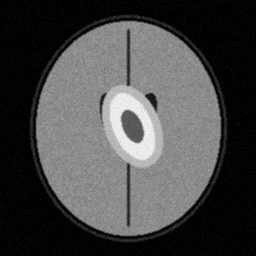
#> input picture dataset/samples/Glioma/glioma_axial_001.png, 256 x 256 px
$ python -i preprocessing.py   (imports and definitions only)
#> lines starting #> are read from the running program, lines starting #| are printed output that depends on the picture
"""
Image Preprocessing Pipeline for Brain MRI Images
According to Section 3.5 (Algorithm Step 3) and Figure 5:
- Noise removal (Gaussian / Median filtering)
- Intensity Normalization (Min-Max normalization [0, 1])
- Contrast Enhancement (CLAHE - Contrast Limited Adaptive Histogram Equalization)
- Image Resizing (Standard input dimensions)
- Data Augmentation (Rotation, Flipping)
"""

import cv2
import numpy as np
from PIL import Image


class MRIPreprocessor:
    """
    Standardized MRI Preprocessing Pipeline as outlined in the research paper.
    """

    def __init__(
        self,
        target_size=(224, 224),
        apply_clahe=True,
        clahe_clip_limit=2.0,
        clahe_tile_grid_size=(8, 8),
        noise_filter="median",
        median_kernel=3,
        gaussian_kernel=(5, 5),
    ):
#> in preprocess, img is the input picture: shape (256, 256, 3); min 0, max 250, mean 70.9
        self.target_size = target_size
        self.apply_clahe = apply_clahe
        self.clahe = cv2.createCLAHE(
            clipLimit=clahe_clip_limit, tileGridSize=clahe_tile_grid_size
        )
        self.noise_filter = noise_filter
        self.median_kernel = median_kernel
        self.gaussian_kernel = gaussian_kernel

    def remove_noise(self, image: np.ndarray) -> np.ndarray:
        """
        Removes acquisition noise from MRI scans.
        """
        if self.noise_filter == "median":
            return cv2.medianBlur(image, self.median_kernel)
        elif self.noise_filter == "gaussian":
            return cv2.GaussianBlur(image, self.gaussian_kernel, 0)
        elif self.noise_filter == "bilateral":
            return cv2.bilateralFilter(image, 9, 75, 75)
        return image

    def enhance_contrast(self, image: np.ndarray) -> np.ndarray:
        """
        Applies Contrast Limited Adaptive Histogram Equalization (CLAHE)
        to improve visibility of tumor boundaries against soft tissues.
        """
        if not self.apply_clahe:
            return image

        if len(image.shape) == 2:
            return self.clahe.apply(image)
        elif len(image.shape) == 3:
            # Convert to LAB color space, apply CLAHE on L-channel
            lab = cv2.cvtColor(image, cv2.COLOR_RGB2LAB)
#> lab: shape (256, 256, 3); mean of channels 0, 1, 2 74.2, 128, 128
            l, a, b = cv2.split(lab)
#> a: shape (256, 256); every value is 128
            l_enhanced = self.clahe.apply(l)
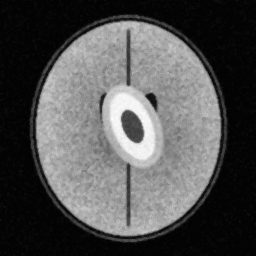
#> l_enhanced: shape (256, 256); min 2, max 251, mean 81.4
            lab_enhanced = cv2.merge((l_enhanced, a, b))
#> lab_enhanced: shape (256, 256, 3); mean of channels 0, 1, 2 81.4, 128, 128
            return cv2.cvtColor(lab_enhanced, cv2.COLOR_LAB2RGB)
        return image

    def normalize_intensity(self, image: np.ndarray) -> np.ndarray:
        """
        Normalizes pixel intensity to [0.0, 1.0] range.
        """
        image_float = image.astype(np.float32)
        min_val = np.min(image_float)
#> min_val = 3
        max_val = np.max(image_float)
#> max_val = 250
        if max_val - min_val > 1e-6:
            normalized = (image_float - min_val) / (max_val - min_val)
        else:
            normalized = np.zeros_like(image_float)
        return normalized

    def resize_image(self, image: np.ndarray) -> np.ndarray:
        """
        Resizes MRI scan to standard input dimensions (e.g. 224x224).
        """
        return cv2.resize(image, self.target_size, interpolation=cv2.INTER_LINEAR)

    def preprocess(self, image_input) -> dict:
        """
        Executes complete multi-stage preprocessing pipeline.
        Returns a dictionary containing intermediate and final steps.
        """
        # Load / convert to numpy array
        if isinstance(image_input, str):
            # File path
            img = cv2.imread(image_input)
            if img is None:
                raise ValueError(f"Could not load image from {image_input}")
            img_rgb = cv2.cvtColor(img, cv2.COLOR_BGR2RGB)
        elif isinstance(image_input, Image.Image):
            img_rgb = np.array(image_input.convert("RGB"))
        elif isinstance(image_input, np.ndarray):
            if len(image_input.shape) == 2:
                img_rgb = cv2.cvtColor(image_input, cv2.COLOR_GRAY2RGB)
            elif image_input.shape[2] == 3:
                img_rgb = image_input.copy()
            else:
                img_rgb = cv2.cvtColor(image_input, cv2.COLOR_RGBA2RGB)
        else:
            raise TypeError("Unsupported image input type")

        # Step 1: Denoise
        denoised = self.remove_noise(img_rgb)

        # Step 2: Contrast Enhancement (CLAHE)
        contrast_enhanced = self.enhance_contrast(denoised)

        # Step 3: Resize
        resized = self.resize_image(contrast_enhanced)

        # Step 4: Intensity Normalization
        normalized = self.normalize_intensity(resized)

        return {
            "original": img_rgb,
            "denoised": denoised,
            "contrast_enhanced": contrast_enhanced,
            "resized": resized,
            "normalized": normalized,
        }

    @staticmethod
    def augment(image: np.ndarray, bboxes=None):
        """
        Applies rotation and horizontal/vertical flipping as described in Section 3.6.
        """
        h, w = image.shape[:2]
        augmented_images = []

        # Original
        augmented_images.append(image)

        # Horizontal Flip
        h_flip = cv2.flip(image, 1)
        augmented_images.append(h_flip)

        # Vertical Flip
        v_flip = cv2.flip(image, 0)
        augmented_images.append(v_flip)

        # 90-degree Rotation
        rot90 = cv2.rotate(image, cv2.ROTATE_90_CLOCKWISE)
        augmented_images.append(rot90)

        return augmented_images

>>> result = MRIPreprocessor().preprocess('../dataset/samples/Glioma/glioma_axial_001.png')
#> result = 5 items

$ run again, on dataset/samples/Glioma/glioma_axial_004.png
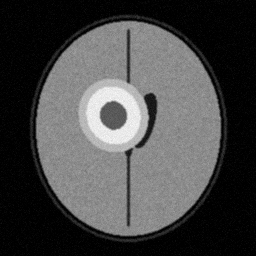
#> input picture dataset/samples/Glioma/glioma_axial_004.png, 256 x 256 px
#> in preprocess, img is the input picture: shape (256, 256, 3); min 0, max 252, mean 70.6
#> lab: shape (256, 256, 3); mean of channels 0, 1, 2 73.8, 128, 128
#> a: shape (256, 256); every value is 128
#> in enhance_contrast, `l_enhanced = self.clahe.apply(l)`:
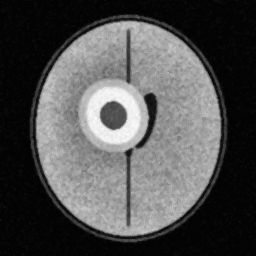
#> l_enhanced: shape (256, 256); min 2, max 250, mean 80.4
#> lab_enhanced: shape (256, 256, 3); mean of channels 0, 1, 2 80.4, 128, 128
#> min_val = 3
#> max_val = 248
#> result = 5 items

$ run again, on dataset/samples/Glioma/glioma_axial_007.png
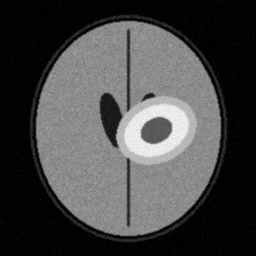
#> input picture dataset/samples/Glioma/glioma_axial_007.png, 256 x 256 px
#> in preprocess, img is the input picture: shape (256, 256, 3); min 0, max 253, mean 70
#> lab: shape (256, 256, 3); mean of channels 0, 1, 2 73.1, 128, 128
#> a: shape (256, 256); every value is 128
#> in enhance_contrast, `l_enhanced = self.clahe.apply(l)`:
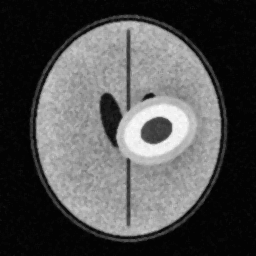
#> l_enhanced: shape (256, 256); min 2, max 250, mean 80.7
#> lab_enhanced: shape (256, 256, 3); mean of channels 0, 1, 2 80.7, 128, 128
#> min_val = 3
#> max_val = 249
#> result = 5 items
